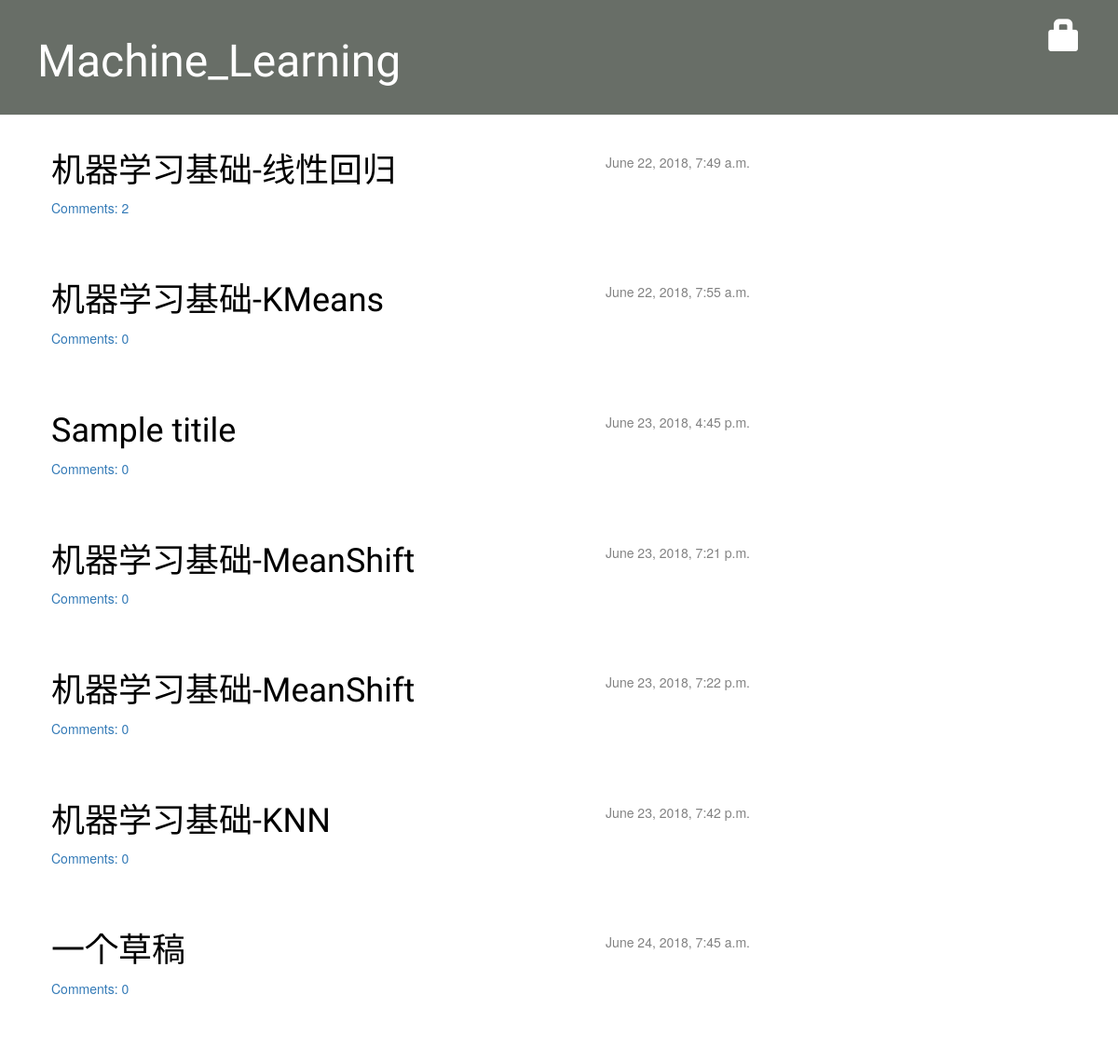
The app's page /, older data.
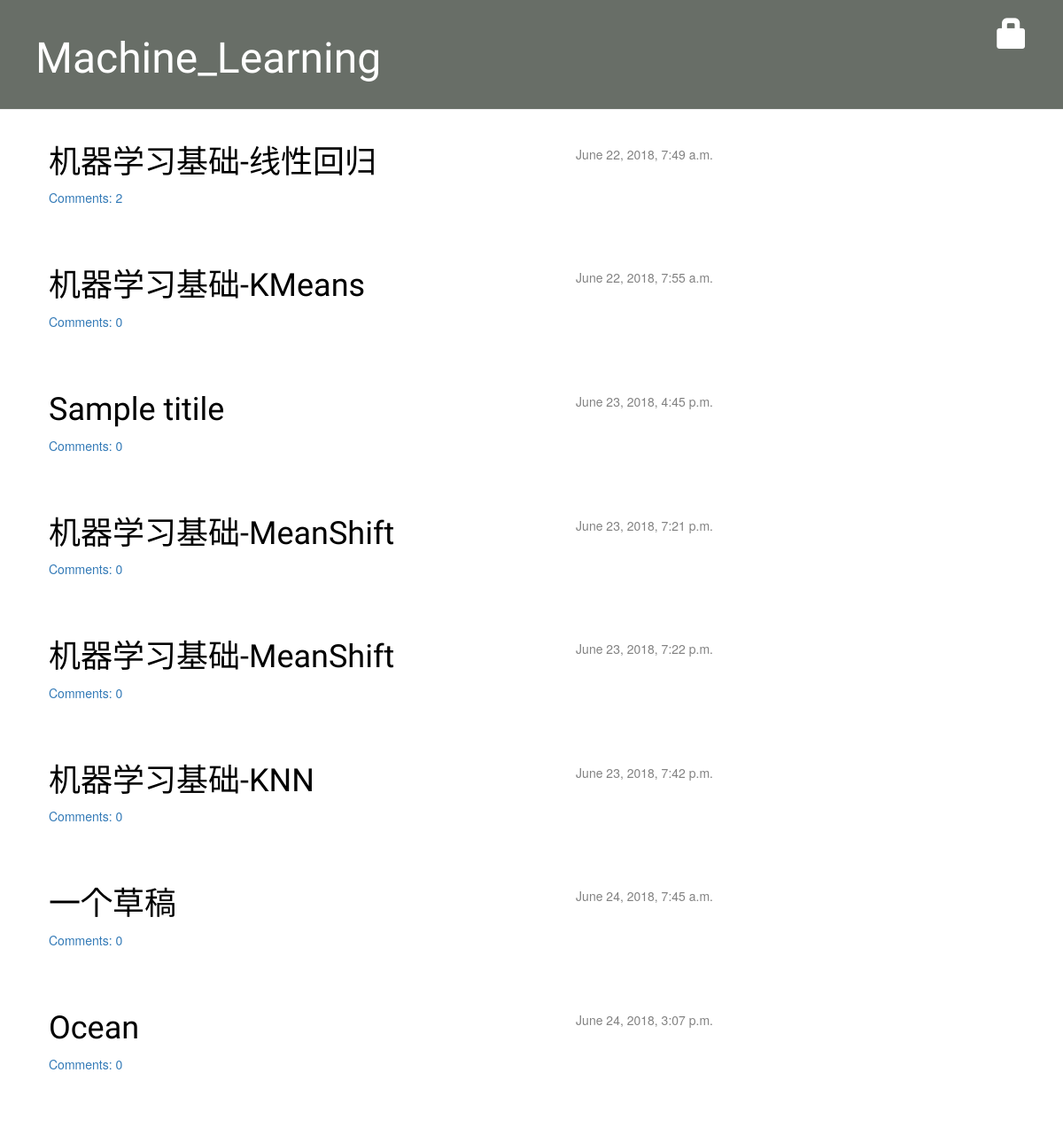
The same page, newer data.
### blog/models.py (models this page shows, shortened)
class Post(models.Model):
	author = models.ForeignKey('auth.User', on_delete = models.CASCADE)
	title = models.CharField(max_length = 200)
	text = models.TextField()
	created_date = models.DateTimeField(default = timezone.now)
	published_date = models.DateTimeField(blank = True, null = True)
	def approved_comments(self):
		return self.comments.filter(approved_comment=True)

### blog/views.py (the view)
# urls.py: path('', views.post_list, name='post_list'),
def post_list(request):
	posts = Post.objects.filter(published_date__lte=timezone.now()).order_by('published_date')
	return render(request, 'blog/post_list.html', {'posts':posts})

### blog/templates/blog/post_list.html
{% extends 'blog/base.html' %}
{% block content %}
    {% for post in posts %}
        <div class="post">
            <div class="date">
                {{ post.published_date }}
            </div>
            <h1><a href="{% url 'post_detail' pk=post.pk %}">{{ post.title }}</a></h1>
            <a href="{% url 'post_detail' pk=post.pk %}">Comments: {{ post.approved_comments.count }}</a>
        </div>
    {% endfor %}
{% endblock content %}

Row changes from the older to the newer data that the page shows:
added Post: published_date "June 24, 2018, 3:07 p.m.", title "Ocean", approved_comments.count "0"
